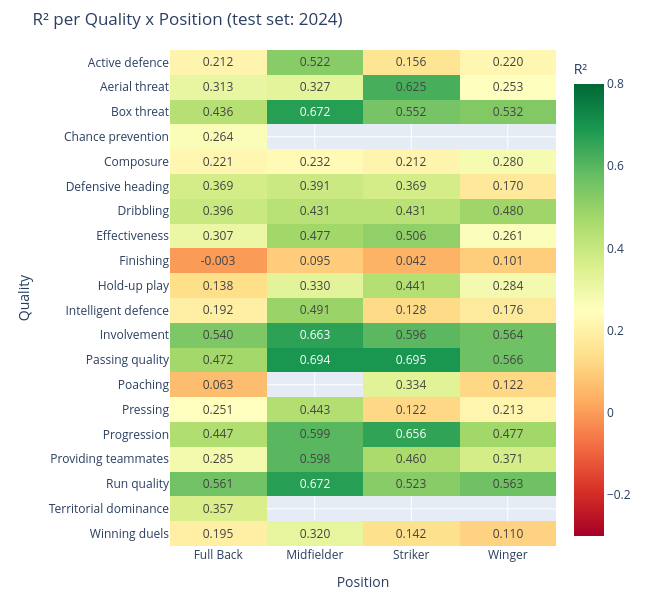

Here is the notebook cell this chart was saved with:
### Markdown cell above
## 4. Model Performance

### Code cell
# R² per quality x position heatmap
pivot_r2 = results_df.pivot_table(index='quality', columns='position', values='r2')

fig = px.imshow(
    pivot_r2.round(3),
    text_auto='.3f',
    color_continuous_scale='RdYlGn',
    zmin=-0.3, zmax=0.8,
    labels=dict(x='Position', y='Quality', color='R\u00b2'),
    aspect='auto',
)
fig.update_layout(
    title='R\u00b2 per Quality x Position (test set: 2024)',
    height=600, width=650,
    margin=dict(t=50, b=30, l=170, r=30),
)
fig.show()

### Figure 1 — Plotly figure (JSON) as saved in the notebook; plotly's stock layout.template omitted (floating-point values rounded to 4 significant figures)
{"data": [{"coloraxis": "coloraxis", "hovertemplate": "Position: %{x}<br>Quality: %{y}<br>R²: %{z}<extra></extra>", "name": "0", "texttemplate": "%{z:.3f}", "type": "heatmap", "x": ["Full Back", "Midfielder", "Striker", "Winger"], "xaxis": "x", "y": ["Active defence", "Aerial threat", "Box threat", "Chance prevention", "Composure", "Defensive heading", "Dribbling", "Effectiveness", "Finishing", "Hold-up play", "Intelligent defence", "Involvement", "Passing quality", "Poaching", "Pressing", "Progression", "Providing teammates", "Run quality", "Territorial dominance", "Winning duels"], "yaxis": "y", "z": [[0.212, 0.522, 0.156, 0.22], [0.313, 0.327, 0.625, 0.253], [0.436, 0.672, 0.552, 0.532], [0.264, NaN, NaN, NaN], [0.221, 0.232, 0.212, 0.28], [0.369, 0.391, 0.369, 0.17], [0.396, 0.431, 0.431, 0.48], [0.307, 0.477, 0.506, 0.261], [-0.003, 0.095, 0.042, 0.101], [0.138, 0.33, 0.441, 0.284], [0.192, 0.491, 0.128, 0.176], [0.54, 0.663, 0.596, 0.564], [0.472, 0.694, 0.695, 0.566], [0.063, NaN, 0.334, 0.122], [0.251, 0.443, 0.122, 0.213], [0.447, 0.599, 0.656, 0.477], [0.285, 0.598, 0.46, 0.371], [0.561, 0.672, 0.523, 0.563], [0.357, NaN, NaN, NaN], [0.195, 0.32, 0.142, 0.11]]}], "layout": {"coloraxis": {"cmax": 0.8, "cmin": -0.3, "colorbar": {"title": {"text": "R²"}}, "colorscale": [[0, "rgb(165,0,38)"], [0.1, "rgb(215,48,39)"], [0.2, "rgb(244,109,67)"], [0.3, "rgb(253,174,97)"], [0.4, "rgb(254,224,139)"], [0.5, "rgb(255,255,191)"], [0.6, "rgb(217,239,139)"], [0.7, "rgb(166,217,106)"], [0.8, "rgb(102,189,99)"], [0.9, "rgb(26,152,80)"], [1, "rgb(0,104,55)"]]}, "height": 600, "margin": {"b": 30, "l": 170, "r": 30, "t": 50}, "title": {"text": "R² per Quality x Position (test set: 2024)"}, "width": 650, "xaxis": {"anchor": "y", "domain": [0, 1], "title": {"text": "Position"}}, "yaxis": {"anchor": "x", "autorange": "reversed", "domain": [0, 1], "title": {"text": "Quality"}}}}
